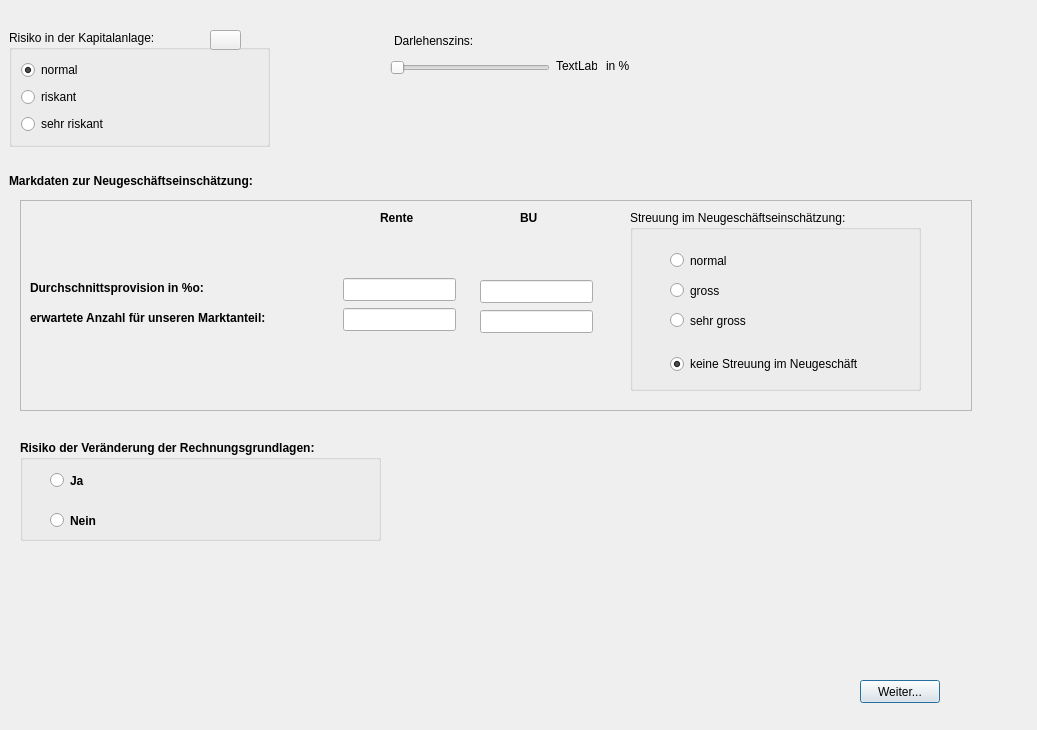
<?xml version="1.0" encoding="UTF-8"?>
<ui version="4.0">
 <class>Dialog</class>
 <widget class="QDialog" name="Dialog">
  <property name="geometry">
   <rect>
    <x>0</x>
    <y>0</y>
    <width>1037</width>
    <height>730</height>
   </rect>
  </property>
  <property name="windowTitle">
   <string>Dialog</string>
  </property>
  <widget class="QLabel" name="label_2">
   <property name="geometry">
    <rect>
     <x>9</x>
     <y>170</y>
     <width>952</width>
     <height>21</height>
    </rect>
   </property>
   <property name="font">
    <font>
     <weight>75</weight>
     <bold>true</bold>
    </font>
   </property>
   <property name="text">
    <string>Markdaten zur Neugeschäftseinschätzung:</string>
   </property>
  </widget>
  <widget class="QFrame" name="frame">
   <property name="geometry">
    <rect>
     <x>20</x>
     <y>200</y>
     <width>952</width>
     <height>211</height>
    </rect>
   </property>
   <property name="minimumSize">
    <size>
     <width>0</width>
     <height>133</height>
    </size>
   </property>
   <property name="maximumSize">
    <size>
     <width>16777215</width>
     <height>16777215</height>
    </size>
   </property>
   <property name="frameShape">
    <enum>QFrame::StyledPanel</enum>
   </property>
   <property name="frameShadow">
    <enum>QFrame::Raised</enum>
   </property>
   <widget class="QLabel" name="label_3">
    <property name="geometry">
     <rect>
      <x>360</x>
      <y>10</y>
      <width>57</width>
      <height>15</height>
     </rect>
    </property>
    <property name="font">
     <font>
      <weight>75</weight>
      <bold>true</bold>
     </font>
    </property>
    <property name="text">
     <string>Rente</string>
    </property>
   </widget>
   <widget class="QLabel" name="label_4">
    <property name="geometry">
     <rect>
      <x>500</x>
      <y>10</y>
      <width>57</width>
      <height>15</height>
     </rect>
    </property>
    <property name="font">
     <font>
      <weight>75</weight>
      <bold>true</bold>
     </font>
    </property>
    <property name="text">
     <string>BU</string>
    </property>
   </widget>
   <widget class="QLabel" name="label_6">
    <property name="geometry">
     <rect>
      <x>10</x>
      <y>80</y>
      <width>261</width>
      <height>16</height>
     </rect>
    </property>
    <property name="font">
     <font>
      <weight>75</weight>
      <bold>true</bold>
     </font>
    </property>
    <property name="text">
     <string>Durchschnittsprovision in %o:</string>
    </property>
   </widget>
   <widget class="QLineEdit" name="lineEdit_ProvisionRente">
    <property name="geometry">
     <rect>
      <x>323</x>
      <y>78</y>
      <width>113</width>
      <height>23</height>
     </rect>
    </property>
   </widget>
   <widget class="QLineEdit" name="lineEdit_ProvisionBu">
    <property name="geometry">
     <rect>
      <x>460</x>
      <y>80</y>
      <width>113</width>
      <height>23</height>
     </rect>
    </property>
   </widget>
   <widget class="QLabel" name="label_7">
    <property name="geometry">
     <rect>
      <x>10</x>
      <y>110</y>
      <width>301</width>
      <height>16</height>
     </rect>
    </property>
    <property name="font">
     <font>
      <weight>75</weight>
      <bold>true</bold>
     </font>
    </property>
    <property name="text">
     <string>erwartete Anzahl für unseren Marktanteil:</string>
    </property>
   </widget>
   <widget class="QLineEdit" name="lineEdit_AnzahlRente">
    <property name="geometry">
     <rect>
      <x>323</x>
      <y>108</y>
      <width>113</width>
      <height>23</height>
     </rect>
    </property>
   </widget>
   <widget class="QLineEdit" name="lineEdit_AnzahlBu">
    <property name="geometry">
     <rect>
      <x>460</x>
      <y>110</y>
      <width>113</width>
      <height>23</height>
     </rect>
    </property>
   </widget>
   <widget class="QRadioButton" name="radioButton_StreuungImNG_normal">
    <property name="geometry">
     <rect>
      <x>650</x>
      <y>50</y>
      <width>99</width>
      <height>21</height>
     </rect>
    </property>
    <property name="text">
     <string>normal</string>
    </property>
    <attribute name="buttonGroup">
     <string notr="true">buttonGroup</string>
    </attribute>
   </widget>
   <widget class="QRadioButton" name="radioButton_StreuungImNG_gross">
    <property name="geometry">
     <rect>
      <x>650</x>
      <y>80</y>
      <width>99</width>
      <height>21</height>
     </rect>
    </property>
    <property name="text">
     <string>gross</string>
    </property>
    <attribute name="buttonGroup">
     <string notr="true">buttonGroup</string>
    </attribute>
   </widget>
   <widget class="QRadioButton" name="radioButton_StreuungImNG_sehrgross">
    <property name="geometry">
     <rect>
      <x>650</x>
      <y>110</y>
      <width>99</width>
      <height>21</height>
     </rect>
    </property>
    <property name="text">
     <string>sehr gross</string>
    </property>
    <attribute name="buttonGroup">
     <string notr="true">buttonGroup</string>
    </attribute>
   </widget>
   <widget class="QGroupBox" name="groupBox">
    <property name="geometry">
     <rect>
      <x>610</x>
      <y>10</y>
      <width>291</width>
      <height>181</height>
     </rect>
    </property>
    <property name="title">
     <string>Streuung im Neugeschäftseinschätzung:</string>
    </property>
    <widget class="QRadioButton" name="radioButton_keineStreuungImNeugeschaeft">
     <property name="geometry">
      <rect>
       <x>40</x>
       <y>140</y>
       <width>251</width>
       <height>28</height>
      </rect>
     </property>
     <property name="toolTip">
      <string extracomment="Es wird das erwartete, am Markateil gemessene, Neugeschäft angestrebt."/>
     </property>
     <property name="text">
      <string>keine Streuung im Neugeschäft</string>
     </property>
     <property name="checked">
      <bool>true</bool>
     </property>
     <attribute name="buttonGroup">
      <string notr="true">buttonGroup</string>
     </attribute>
    </widget>
   </widget>
   <zorder>groupBox</zorder>
   <zorder>label_3</zorder>
   <zorder>label_4</zorder>
   <zorder>label_6</zorder>
   <zorder>lineEdit_ProvisionRente</zorder>
   <zorder>lineEdit_ProvisionBu</zorder>
   <zorder>label_7</zorder>
   <zorder>lineEdit_AnzahlRente</zorder>
   <zorder>lineEdit_AnzahlBu</zorder>
   <zorder>radioButton_StreuungImNG_normal</zorder>
   <zorder>radioButton_StreuungImNG_gross</zorder>
   <zorder>radioButton_StreuungImNG_sehrgross</zorder>
  </widget>
  <widget class="QGroupBox" name="groupBox_KA_Risiko">
   <property name="geometry">
    <rect>
     <x>9</x>
     <y>30</y>
     <width>261</width>
     <height>117</height>
    </rect>
   </property>
   <property name="title">
    <string>Risiko in der Kapitalanlage:</string>
   </property>
   <layout class="QVBoxLayout" name="verticalLayout_2">
    <item>
     <widget class="QRadioButton" name="radioButton_KA_Risiko_normal">
      <property name="text">
       <string>normal</string>
      </property>
      <property name="checked">
       <bool>true</bool>
      </property>
     </widget>
    </item>
    <item>
     <widget class="QRadioButton" name="radioButton_KA_Risiko_riskant">
      <property name="text">
       <string>riskant</string>
      </property>
     </widget>
    </item>
    <item>
     <widget class="QRadioButton" name="radioButton_KA_Risiko_sehr_riskant">
      <property name="text">
       <string>sehr riskant</string>
      </property>
     </widget>
    </item>
   </layout>
  </widget>
  <widget class="QPushButton" name="pushButton_weiter">
   <property name="geometry">
    <rect>
     <x>860</x>
     <y>680</y>
     <width>80</width>
     <height>23</height>
    </rect>
   </property>
   <property name="text">
    <string>Weiter...</string>
   </property>
  </widget>
  <widget class="QGroupBox" name="groupBox_2">
   <property name="geometry">
    <rect>
     <x>20</x>
     <y>440</y>
     <width>361</width>
     <height>101</height>
    </rect>
   </property>
   <property name="font">
    <font>
     <weight>75</weight>
     <bold>true</bold>
    </font>
   </property>
   <property name="title">
    <string>Risiko der Veränderung der Rechnungsgrundlagen:</string>
   </property>
   <widget class="QRadioButton" name="radioButton_nachreservierung_ja">
    <property name="geometry">
     <rect>
      <x>30</x>
      <y>30</y>
      <width>99</width>
      <height>21</height>
     </rect>
    </property>
    <property name="text">
     <string>Ja</string>
    </property>
   </widget>
   <widget class="QRadioButton" name="radioButton_nachreservierung_nein">
    <property name="geometry">
     <rect>
      <x>30</x>
      <y>70</y>
      <width>99</width>
      <height>21</height>
     </rect>
    </property>
    <property name="text">
     <string>Nein</string>
    </property>
   </widget>
  </widget>
  <widget class="QPushButton" name="pushButton_Info_RisikoInKapitalanlage">
   <property name="geometry">
    <rect>
     <x>210</x>
     <y>30</y>
     <width>31</width>
     <height>20</height>
    </rect>
   </property>
   <property name="text">
    <string/>
   </property>
   <property name="icon">
    <iconset>
     <normaloff>iconInfo.png</normaloff>iconInfo.png</iconset>
   </property>
  </widget>
  <widget class="QLabel" name="label">
   <property name="geometry">
    <rect>
     <x>394</x>
     <y>30</y>
     <width>141</width>
     <height>22</height>
    </rect>
   </property>
   <property name="toolTip">
    <string>&lt;html&gt;&lt;head/&gt;&lt;body&gt;&lt;p&gt;Der Darlehenszins wird nur dann benötigt, wenn die Kasse zu Beginn der Geschäftsjahr negativ ist. Die Kasse wird mit diesem Wert verzinst. Es stellt also eine Art Darlehen dar. Mit einem positiven cash flow wird das Darlehen getilgt&lt;/p&gt;&lt;/body&gt;&lt;/html&gt;</string>
   </property>
   <property name="text">
    <string>Darlehenszins:</string>
   </property>
  </widget>
  <widget class="QSlider" name="horizontalSlider_Darlehenszins">
   <property name="geometry">
    <rect>
     <x>390</x>
     <y>60</y>
     <width>160</width>
     <height>16</height>
    </rect>
   </property>
   <property name="orientation">
    <enum>Qt::Horizontal</enum>
   </property>
  </widget>
  <widget class="QLabel" name="label_Darlehenszins">
   <property name="geometry">
    <rect>
     <x>556</x>
     <y>55</y>
     <width>41</width>
     <height>22</height>
    </rect>
   </property>
   <property name="text">
    <string>TextLabel</string>
   </property>
  </widget>
  <widget class="QLabel" name="label_5">
   <property name="geometry">
    <rect>
     <x>606</x>
     <y>55</y>
     <width>68</width>
     <height>22</height>
    </rect>
   </property>
   <property name="text">
    <string>in %</string>
   </property>
  </widget>
 </widget>
 <resources/>
 <connections/>
 <buttongroups>
  <buttongroup name="buttonGroup"/>
 </buttongroups>
</ui>
